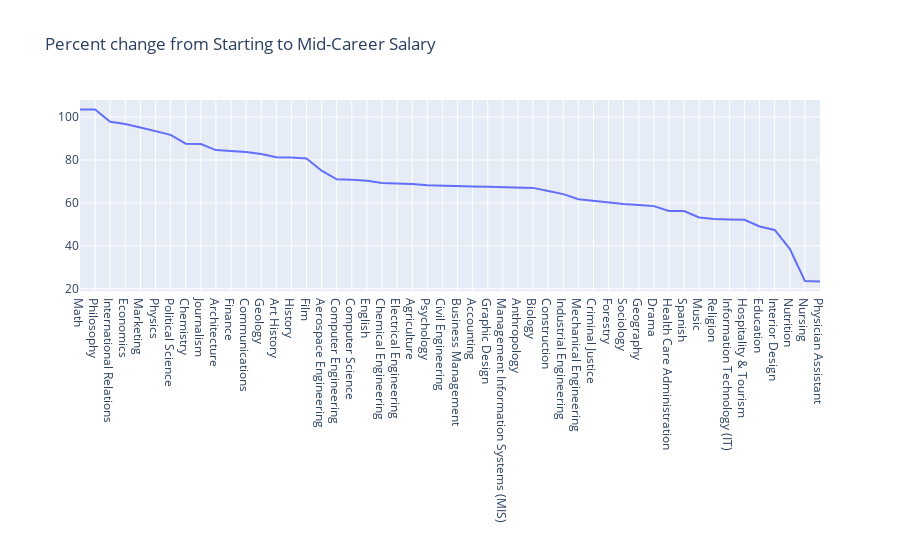

Write notebook code for a chart like this one.
### Markdown cell above
Now I'm going to visualize this sequence.

### Code cell
# Line Chart
trace = go.Scatter(
    x = sorted_starttomid.major,
    y = sorted_starttomid.starttomid
)
layout = dict(title = 'Percent change from Starting to Mid-Career Salary',
              xaxis= dict(title= '',ticklen= 5,zeroline= False)
             )
data = [trace]
fig = go.Figure(data=data, layout=layout)
iplot(fig)

### Figure 1 — Plotly figure (JSON) as saved in the notebook; plotly's stock layout.template omitted (floating-point values rounded to 4 significant figures)
{"data": [{"type": "scatter", "x": ["Math", "Philosophy", "International Relations", "Economics", "Marketing", "Physics", "Political Science", "Chemistry", "Journalism", "Architecture", "Finance", "Communications", "Geology", "Art History", "History", "Film", "Aerospace Engineering", "Computer Engineering", "Computer Science", "English", "Chemical Engineering", "Electrical Engineering", "Agriculture", "Psychology", "Civil Engineering", "Business Management", "Accounting", "Graphic Design", "Management Information Systems (MIS)", "Anthropology", "Biology", "Construction", "Industrial Engineering", "Mechanical Engineering", "Criminal Justice", "Forestry", "Sociology", "Geography", "Drama", "Health Care Administration", "Spanish", "Music", "Religion", "Information Technology (IT)", "Hospitality & Tourism", "Education", "Interior Design", "Nutrition", "Nursing", "Physician Assistant"], "y": [103.5, 103.5, 97.8, 96.8, 95.1, 93.4, 91.7, 87.6, 87.4, 84.6, 84.3, 83.7, 82.8, 81.3, 81.1, 80.7, 75, 71, 70.8, 70.3, 69.3, 69.1, 68.8, 68.2, 67.9, 67.7, 67.6, 67.5, 67.3, 67.1, 67, 65.5, 64.1, 61.7, 60.9, 60.1, 59.5, 59, 58.5, 56.2, 56.2, 53.2, 52.5, 52.3, 52.1, 49, 47.4, 38.6, 23.6, 23.4]}], "layout": {"title": {"text": "Percent change from Starting to Mid-Career Salary"}, "xaxis": {"ticklen": 5, "title": {"text": ""}, "zeroline": false}}}
